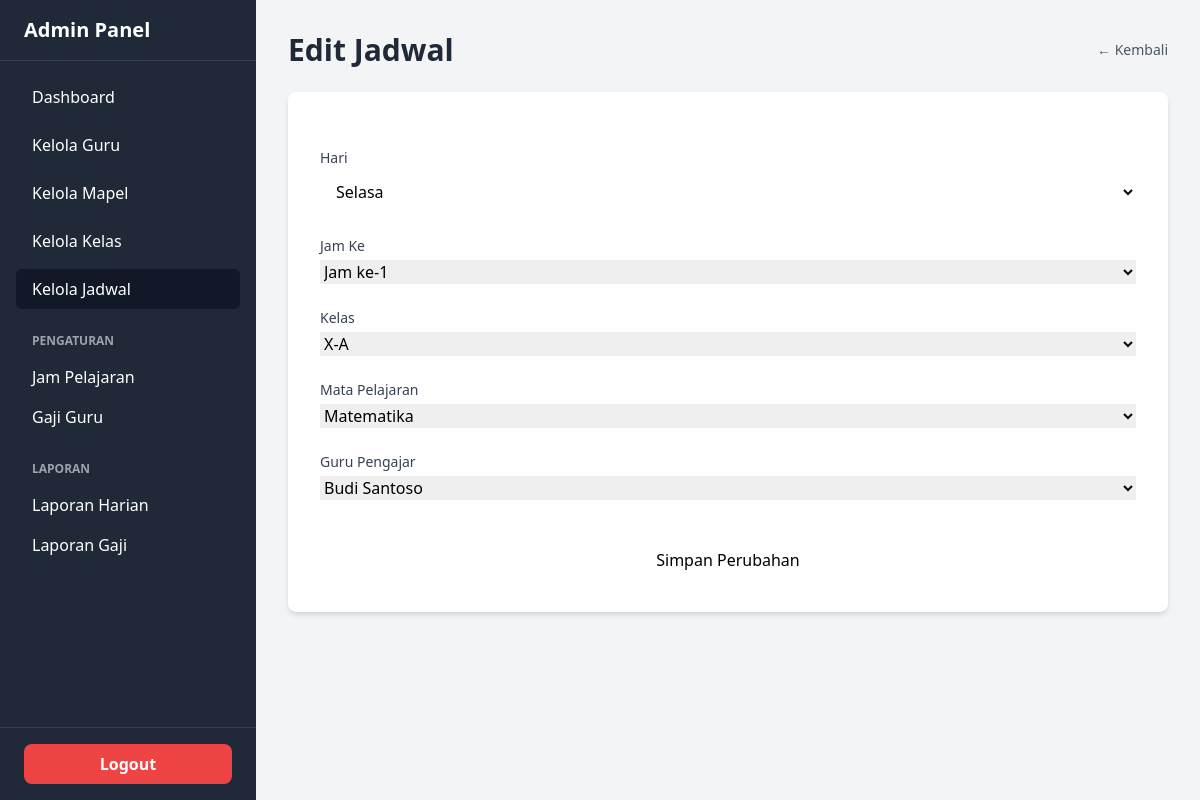
The app's page /admin/jadwal/edit.php?id=7 (signed in) with its own data.
### tables this page shows
CREATE TABLE `jadwal_pelajaran` (
  `id_jadwal` int(11) NOT NULL,
  `id_guru` int(6) UNSIGNED ZEROFILL DEFAULT NULL,
  `id_mapel` int(11) DEFAULT NULL,
  `id_kelas` int(11) DEFAULT NULL,
  `hari` enum('Senin','Selasa','Rabu','Kamis','Jumat','Sabtu','Minggu') NOT NULL,
  `jam_ke` int(11) NOT NULL
);

CREATE TABLE `kelas` (
  `id_kelas` int(11) NOT NULL,
  `nama_kelas` varchar(50) NOT NULL
);

CREATE TABLE `mata_pelajaran` (
  `id_mapel` int(11) NOT NULL,
  `nama_mapel` varchar(100) NOT NULL
);

CREATE TABLE `guru` (
  `id_guru` int(6) UNSIGNED ZEROFILL NOT NULL,
  `nama_guru` varchar(100) NOT NULL,
  `nip` varchar(50) DEFAULT NULL,
  `kontak` varchar(20) DEFAULT NULL,
  `password` varchar(255) NOT NULL
);

### admin/jadwal/edit.php (the view, shortened to what this page needs)
<?php
require __DIR__ . '/../templates/header.php';
require __DIR__ . '/../../config/database.php';
$id_jadwal = $_GET['id'] ?? 0;
$stmt = $koneksi->prepare("SELECT * FROM jadwal_pelajaran WHERE id_jadwal = ?");
$stmt->bind_param("i", $id_jadwal);
$stmt->execute();
$jadwal = $stmt->get_result()->fetch_assoc();
$kelas_list = $koneksi->query("SELECT id_kelas, nama_kelas FROM kelas ORDER BY nama_kelas");
$mapel_list = $koneksi->query("SELECT id_mapel, nama_mapel FROM mata_pelajaran ORDER BY nama_mapel");
$guru_list = $koneksi->query("SELECT id_guru, nama_guru FROM guru ORDER BY nama_guru");
$jam_list = $koneksi->query("SELECT jam_ke FROM jam_pelajaran ORDER BY jam_ke");
$hari_list = ['Senin', 'Selasa', 'Rabu', 'Kamis', 'Jumat', 'Sabtu'];
?>
<div class="flex justify-between items-center mb-6">
    <h1 class="text-3xl font-bold text-gray-800">Edit Jadwal</h1>
    <a href="index.php" class="text-sm font-medium text-gray-600 hover:text-blue-500">&larr; Kembali</a>
</div>
<div class="bg-white p-8 rounded-lg shadow-md">
    <form action="proses.php?aksi=edit" method="POST" class="space-y-6">
        <div>
            <label for="hari" class="block text-sm font-medium text-gray-700">Hari</label>
            <select id="hari" name="hari" required class="mt-1 block w-full px-3 py-2 bg-white ... (class css sama)">
                <?php foreach ($hari_list as $hari): ?>
                    <option value="<?= $hari ?>" <?= ($hari == $jadwal['hari']) ? 'selected' : '' ?>><?= $hari ?></option>
                <?php endforeach; ?>
            </select>
        </div>
        <div>
            <label for="jam_ke" class="block text-sm font-medium text-gray-700">Jam Ke</label>
            <select id="jam_ke" name="jam_ke" required class="mt-1 block w-full ...">
                <?php while($jam = $jam_list->fetch_assoc()): ?>
                    <option value="<?= $jam['jam_ke'] ?>" <?= ($jam['jam_ke'] == $jadwal['jam_ke']) ? 'selected' : '' ?>>Jam ke-<?= $jam['jam_ke'] ?></option>
                <?php endwhile; ?>
            </select>
        </div>
        <div>
            <label for="id_kelas" class="block text-sm font-medium text-gray-700">Kelas</label>
            <select id="id_kelas" name="id_kelas" required class="mt-1 block w-full ...">
                <?php while($kelas = $kelas_list->fetch_assoc()): ?>
                    <option value="<?= $kelas['id_kelas'] ?>" <?= ($kelas['id_kelas'] == $jadwal['id_kelas']) ? 'selected' : '' ?>><?= $kelas['nama_kelas'] ?></option>
                <?php endwhile; ?>
            </select>
        </div>
        <div>
            <label for="id_mapel" class="block text-sm font-medium text-gray-700">Mata Pelajaran</label>
            <select id="id_mapel" name="id_mapel" required class="mt-1 block w-full ...">
                 <?php while($mapel = $mapel_list->fetch_assoc()): ?>
                    <option value="<?= $mapel['id_mapel'] ?>" <?= ($mapel['id_mapel'] == $jadwal['id_mapel']) ? 'selected' : '' ?>><?= $mapel['nama_mapel'] ?></option>
                <?php endwhile; ?>
            </select>
        </div>
        <div>
            <label for="id_guru" class="block text-sm font-medium text-gray-700">Guru Pengajar</label>
            <select id="id_guru" name="id_guru" required class="mt-1 block w-full ...">
                 <?php while($guru = $guru_list->fetch_assoc()): ?>
                    <option value="<?= $guru['id_guru'] ?>" <?= ($guru['id_guru'] == $jadwal['id_guru']) ? 'selected' : '' ?>><?= $guru['nama_guru'] ?></option>
                <?php endwhile; ?>
            </select>
        </div>
        <div class="pt-4">
            <button type="submit" class="w-full flex justify-center py-2 px-4 ... (class css sama)">
                Simpan Perubahan
            </button>
        </div>
    </form>
</div>
<?php require __DIR__ . '/../templates/footer.php'; ?>

### records on screen
jadwal_pelajaran: hari "Selasa", jam_ke "Jam ke-1", id_kelas "X-A", id_mapel "Matematika", id_guru "Budi Santoso"
